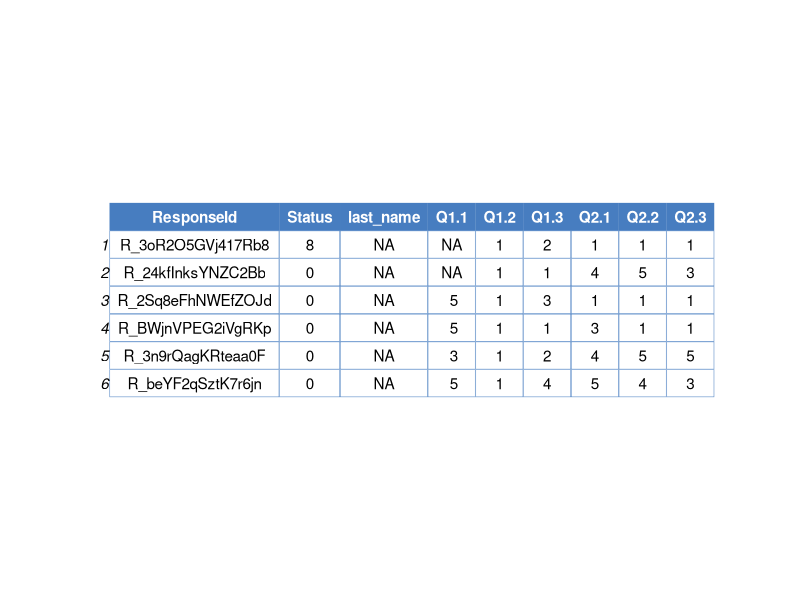
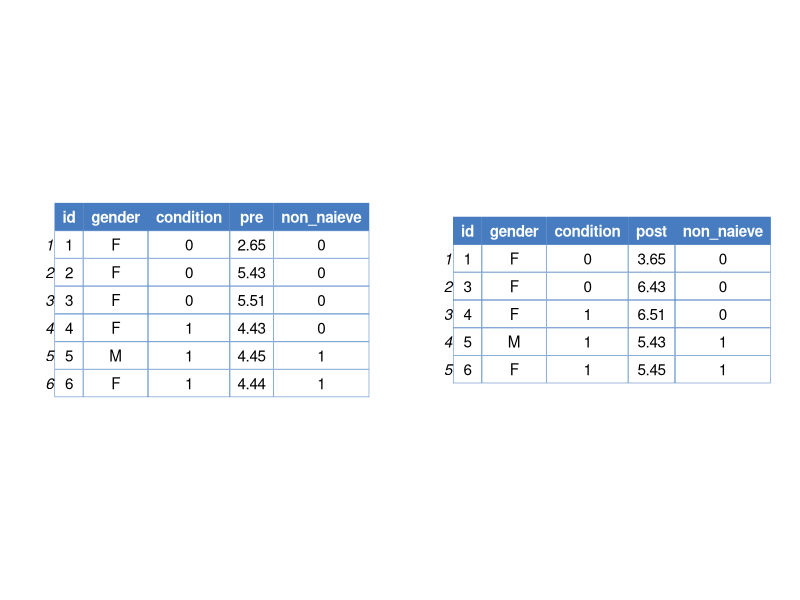

Reproduce these figures in R, in order.
## ---- chunk 1
# loading packages into R
library(tidyverse) # data management and visulaization
library(ggpubr) # Supplemental package for ggplot2 that makes pretty tables
## ---- chunk 2
survey_dat<-read.csv("suppl/survey_data.csv")

survey_dat%>%
  ggtexttable(theme = ttheme(base_style="lBlueWhite"))
## ---- chunk 3

set.seed(1234)
ex_data<-tibble(id = 1:6,
                 gender = sample(c("M", "F"), size = 6, replace = TRUE),
                condition = rep(0:1, each = 3),
                pre = round(rnorm(6, 5, sd = 1), 2), 
                non_naieve = c(rep(0, 4), rep(1, 2)))
set.seed(1234)
ex_datb<-tibble(id = c(1, 3:6),
                 gender = sample(c("M", "F"), size = 6, replace = TRUE)[-2],
                condition = c(rep(0, each = 2), rep(1, each = 3)),
                post = round(rnorm(5, 6, sd = 1), 2), 
                non_naieve = c(rep(0, 3), rep(1, 2)))

t1<-ggpubr::ggtexttable(ex_data, theme = ttheme(base_style="lBlueWhite"))
t2<-ggpubr::ggtexttable(ex_datb, theme = ttheme(base_style="lBlueWhite"))


ggarrange(t1,t2)
